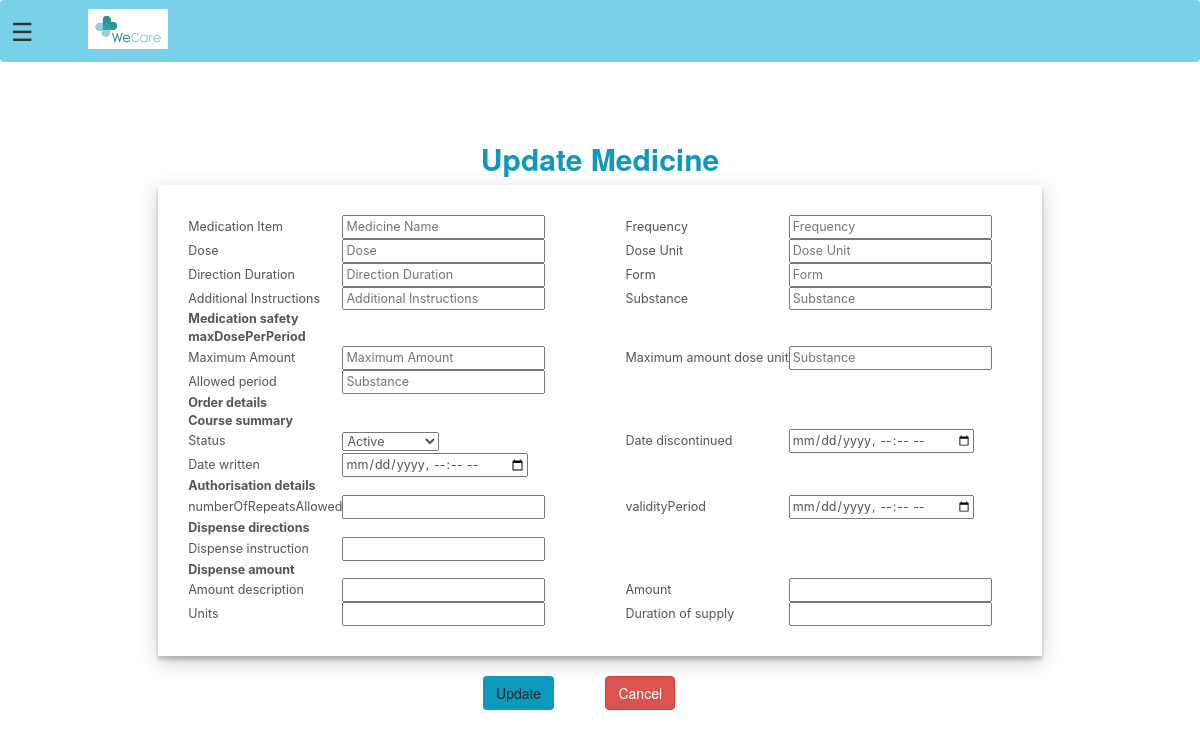
Before: /update-medicine/3/34 (signed in) with the older database file.
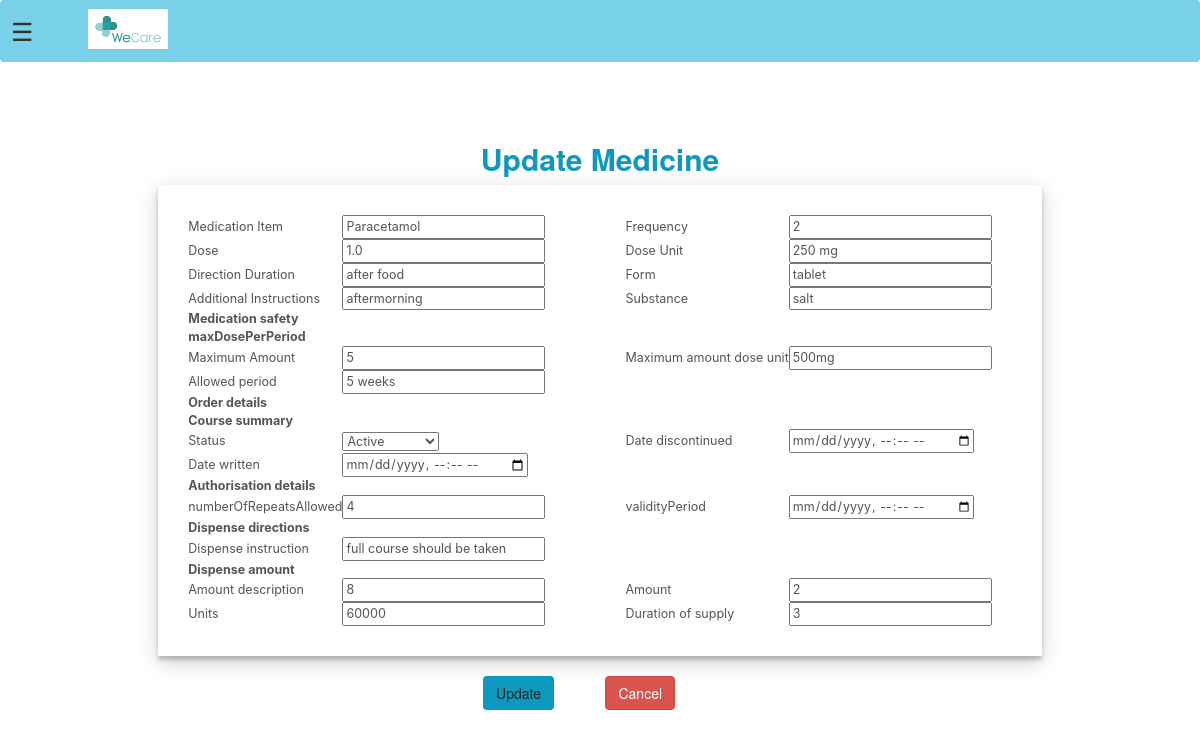
After: the same page with the newer database file.
### hospital/models.py (models this page shows, shortened)
class PatientPrescriptionDetails(models.Model):
    patientId=models.PositiveIntegerField(null=True)
    medicationItem=models.CharField(max_length=100)
    frequency=models.PositiveIntegerField(null=False)
    dose=models.FloatField(null=False)
    doseUnit=models.CharField(max_length=100)
    directionDuration=models.CharField(max_length=200)
    form=models.CharField(max_length=100)
    additionalInstruc=models.CharField(max_length=400)
    substance=models.CharField(max_length=100)
    date=models.DateField(auto_now=True)
    safetyAmount=models.PositiveIntegerField(null=False)
    safetyDoseUnit=models.CharField(max_length=400)
    safetyAllowedPer=models.CharField(max_length=400)
    orderStatus=models.CharField(max_length=100)
    orderDateDisc=models.DateTimeField(blank=True,default=datetime.now)
    orderDateWritten=models.DateTimeField(blank=True,default=datetime.now)
    authRepeat=models.PositiveIntegerField(null=False,blank=True)
    authValPer=models.DateTimeField(blank=True,default=datetime.now)
    dispInstruc=models.CharField(max_length=100,blank=True)
    dispDescrip=models.CharField(max_length=100,blank=True)
    dispAmount=models.PositiveIntegerField(null=False,blank=True)
    dispAmountUnits=models.CharField(max_length=200,blank=True)
    dispDurution=models.CharField(max_length=200,blank=True)

### hospital/views.py (the view, shortened to what this page needs)
@login_required(login_url='doctorlogin')
@user_passes_test(is_doctor)
def update_medicine_view(request,pk,mpk):
    medicine = models.PatientPrescriptionDetails.objects.all().filter(pk=mpk).first()
    patientDict ={
        'data' :medicine
    }
    return render(request,'hospital/doctor_update_medicine.html',context=patientDict)

### hospital/views.py (called while the page is built)
def is_doctor(user):
    return user.groups.filter(name='DOCTOR').exists()

### templates/hospital/doctor_update_medicine.html (shortened to what the changed rows need)
{% extends 'hospital/doctor_base.html' %}
{% load static %}
{% block content %}
{% load widget_tweaks %}
<head>
    <link href="//netdna.bootstrapcdn.com/bootstrap/3.0.0/css/bootstrap.min.css" rel="stylesheet" id="bootstrap-css">
</head>
<div class="container">
    <form method="POST">
                 <h2 >Update Medicine</h2>
        <table class="table-class">
            <tr class="tr-info">
                <tr>
                    <td class="field-top">
                        <input type="text" name="medicationItem" required placeholder="Medicine Name" value="{{data.medicationItem}}">
                    </td>
                    <td class="field-top">
                        <input type="number" name="frequency" required placeholder="Frequency" value="{{data.frequency}}">
                    </td>
                </tr>
                <tr>
                    <td class="field">
                        <input type="number" name="dose" required placeholder="Dose" value="{{data.dose}}">
                    </td>
                    <td class="field">
                        <input type="text" name="doseUnit" required placeholder="Dose Unit" value="{{data.doseUnit}}">
                    </td>
                </tr>
                <tr>
                    <td class="field">
                        <input type="text" name="directionDuration" required placeholder="Direction Duration" value="{{data.directionDuration}}">
                    </td>
                    <td class="field">
                        <input type="text" name="form" required placeholder="Form" value="{{data.form}}">
                    </td>
                </tr>
                <tr>
                    <td class="field">
                        <input type="text" name="additionalInstruc" required placeholder="Additional Instructions" value="{{data.additionalInstruc}}">
                    </td>
                    <td class="field">
                        <input type="text" name="substance" required placeholder="Substance" value="{{data.substance}}">
                    </td>
                </tr>
                <tr>
                    <td class="field">
                        <input type="text" required name="safetyAmount" placeholder="Maximum Amount" value="{{data.safetyAmount}}">
                    </td>
                    <td class="field">
                        <input type="text" required name="safetyDoseUnit" placeholder="Substance" value="{{data.safetyDoseUnit}}">
                    </td>
                </tr>
                <tr>
                    <td class="field">
                        <input type="text" required name="safetyAllowedPer" placeholder="Substance" value="{{data.safetyAllowedPer}}">
                    </td>
                </tr>
                <tr>
                    <td class="field">
                        <input type="datetime-local" required name="orderDateDisc" placeholder="Substance" value="{{data.orderDateDisc}}">
                    </td>
                </tr>
                <tr>
                    <td class="field">
                        <input type="datetime-local" required name="orderDateWritten" placeholder="Substance" value="{{data.orderDateWritten}}">
                    </td>
                </tr>
                <tr>
                <tr>
                    <td class="field">
                        <input type="number" required name="authRepeat" placeholder="" value="{{data.authRepeat}}">
                    </td>
                    <td class="field">
                        <input type="datetime-local" required name="authValPer" placeholder="" value="{{data.authValPer}}">
                    </td>
                </tr>
                <tr>
                <tr>
                    <td class="field">
                        <input type="text" required name="dispInstruc" placeholder="" value="{{data.dispInstruc}}">
                    </td>
                </tr>
                <tr>
                    <td class="field">
                        <input type="text" required name="dispDescrip" placeholder="" value="{{data.dispDescrip}}">
                    </td>
                    <td class="field">
                        <input type="number" required name="dispAmount" placeholder="" value="{{data.dispAmount}}">
                    </td>
                </tr>
                <tr>
                    <td class="field-last">
                        <input type="text" required name="dispAmountUnits" placeholder="" value="{{data.dispAmountUnits}}">
                    </td>
                    <td class="field-last">
                        <input type="text" required name="dispDurution" placeholder="" value="{{data.dispDurution}}">
                    </td>
                </tr>
            </tr>
        </table>
    <br>
    </form>
</div>
<br><br><br><br>
{% endblock content %}

Changed rows visible on the page:
added PatientPrescriptionDetails: medicationItem "Paracetamol", frequency "2", dose "1.0", doseUnit "250 mg", directionDuration "after food", form "tablet", additionalInstruc "aftermorning", substance "salt", safetyAmount "5", safetyDoseUnit "500mg", safetyAllowedPer "5 weeks", authRepeat "4", dispInstruc "full course should be taken", dispDescrip "8", dispAmount "2", dispAmountUnits "60000", dispDurution "3"
